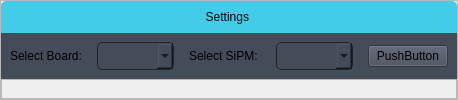
                              <widget class="QFrame" name="Setting_frame">
                               <property name="styleSheet">
                                <string notr="true">QComboBox{
	border-radius: 5px;
	border: 1px solid rgb(33, 37, 43);
	padding: 5px;
	padding-left: 10px;
	background-color: #444b59;
}
QComboBox:hover{
	border: 2px solid #3bb6cf;
}
QComboBox::drop-down {
	subcontrol-origin: padding;
	subcontrol-position: top right;
	width: 25px; 
	border-left-width: 3px;
	
	border-left-color: #3bb6cf;
	border-left-style: solid;
	border-top-right-radius: 3px;
	border-bottom-right-radius: 3px;	
	background-image: url(:/icons/icons/cil-chevron-double-down.png);
	background-position: center;
	background-repeat: no-reperat;
 }
QComboBox QAbstractItemView {
	color: #3bb6cf;
	background-color: #2f3542;
	padding: 10px;
}
QLineEdit {
border-radius:5px;
border: 2px solid #363c47;
padding-left: 10px;
padding-right: 10px;
color: #fff;
}
QLineEdit:focus {
border: 2px solid #39afc7;
background-color: #2f3542;
}
</string>
                               </property>
                               <property name="frameShape">
                                <enum>QFrame::StyledPanel</enum>
                               </property>
                               <property name="frameShadow">
                                <enum>QFrame::Raised</enum>
                               </property>
                               <layout class="QVBoxLayout" name="verticalLayout_27">
                                <property name="spacing">
                                 <number>0</number>
                                </property>
                                <property name="leftMargin">
                                 <number>0</number>
                                </property>
                                <property name="topMargin">
                                 <number>0</number>
                                </property>
                                <property name="rightMargin">
                                 <number>0</number>
                                </property>
                                <property name="bottomMargin">
                                 <number>0</number>
                                </property>
                                <item>
                                 <widget class="QFrame" name="Settings_label_frame">
                                  <property name="maximumSize">
                                   <size>
                                    <width>16777215</width>
                                    <height>50</height>
                                   </size>
                                  </property>
                                  <property name="styleSheet">
                                   <string notr="true">background-color: #42cce8;
border-top-left-radius:5px;
border-top-right-radius:5px;
</string>
                                  </property>
                                  <property name="frameShape">
                                   <enum>QFrame::NoFrame</enum>
                                  </property>
                                  <property name="frameShadow">
                                   <enum>QFrame::Raised</enum>
                                  </property>
                                  <layout class="QVBoxLayout" name="verticalLayout_26">
                                   <item>
                                    <widget class="QLabel" name="Settings_label">
                                     <property name="maximumSize">
                                      <size>
                                       <width>16777215</width>
                                       <height>50</height>
                                      </size>
                                     </property>
                                     <property name="styleSheet">
                                      <string notr="true"/>
                                     </property>
                                     <property name="text">
                                      <string>Settings </string>
                                     </property>
                                     <property name="alignment">
                                      <set>Qt::AlignCenter</set>
                                     </property>
                                    </widget>
                                   </item>
                                  </layout>
                                 </widget>
                                </item>
                                <item>
                                 <widget class="QFrame" name="Setting_choice_frame">
                                  <property name="maximumSize">
                                   <size>
                                    <width>16777215</width>
                                    <height>60</height>
                                   </size>
                                  </property>
                                  <property name="styleSheet">
                                   <string notr="true">background-color: rgb(68, 75, 89);</string>
                                  </property>
                                  <property name="frameShape">
                                   <enum>QFrame::NoFrame</enum>
                                  </property>
                                  <property name="frameShadow">
                                   <enum>QFrame::Raised</enum>
                                  </property>
                                  <layout class="QHBoxLayout" name="settings_choice_layout">
                                   <property name="spacing">
                                    <number>15</number>
                                   </property>
                                   <item>
                                    <widget class="QLabel" name="label_17">
                                     <property name="text">
                                      <string>Select Board:</string>
                                     </property>
                                    </widget>
                                   </item>
                                   <item>
                                    <widget class="QComboBox" name="board_combo">
                                     <property name="styleSheet">
                                      <string notr="true"/>
                                     </property>
                                    </widget>
                                   </item>
                                   <item>
                                    <widget class="QLabel" name="label_18">
                                     <property name="text">
                                      <string>Select SiPM: </string>
                                     </property>
                                    </widget>
                                   </item>
                                   <item>
                                    <widget class="QComboBox" name="simp_combo"/>
                                   </item>
                                   <item>
                                    <widget class="QPushButton" name="settings_button">
                                     <property name="styleSheet">
                                      <string notr="true">QPushButton:pressed{
	background-color: rgb(170, 255, 0);
}</string>
                                     </property>
                                     <property name="text">
                                      <string>PushButton</string>
                                     </property>
                                    </widget>
                                   </item>
                                  </layout>
                                 </widget>
                                </item>
                                <item>
                                 <widget class="QFrame" name="frame">
                                  <property name="frameShape">
                                   <enum>QFrame::StyledPanel</enum>
                                  </property>
                                  <property name="frameShadow">
                                   <enum>QFrame::Raised</enum>
                                  </property>
                                 </widget>
                                </item>
                                <item>
                                 <widget class="QFrame" name="Settings_progress_bar_frame">
                                  <property name="maximumSize">
                                   <size>
                                    <width>16777215</width>
                                    <height>0</height>
                                   </size>
                                  </property>
                                  <property name="styleSheet">
                                   <string notr="true">background-color: rgb(68, 75, 89);</string>
                                  </property>
                                  <property name="frameShape">
                                   <enum>QFrame::StyledPanel</enum>
                                  </property>
                                  <property name="frameShadow">
                                   <enum>QFrame::Raised</enum>
                                  </property>
                                  <layout class="QVBoxLayout" name="verticalLayout_38">
                                   <property name="leftMargin">
                                    <number>50</number>
                                   </property>
                                   <property name="topMargin">
                                    <number>5</number>
                                   </property>
                                   <property name="rightMargin">
                                    <number>50</number>
                                   </property>
                                   <property name="bottomMargin">
                                    <number>5</number>
                                   </property>
                                   <item>
                                    <widget class="QProgressBar" name="Settings_progess_bar">
                                     <property name="maximumSize">
                                      <size>
                                       <width>16777215</width>
                                       <height>21</height>
                                      </size>
                                     </property>
                                     <property name="styleSheet">
                                      <string notr="true">QProgressBar{
background-color:#748699;
color:#fff;
border-style:none;
border-radius:10px;
text-align:center;
}

QProgressBar::chunk{
	border-radius:10px;
	background-color: qlineargradient(spread:pad, x1:0.00564972, y1:0.943, x2:0.99435, y2:0.943, stop:0 rgba(33, 107, 118, 255), stop:1 rgba(73, 225, 255, 255));
}
</string>
                                     </property>
                                     <property name="value">
                                      <number>24</number>
                                     </property>
                                    </widget>
                                   </item>
                                  </layout>
                                 </widget>
                                </item>
                                <item>
                                 <widget class="QFrame" name="Settings_set_master_frame">
                                  <property name="maximumSize">
                                   <size>
                                    <width>16777215</width>
                                    <height>0</height>
                                   </size>
                                  </property>
                                  <property name="styleSheet">
                                   <string notr="true">background-color: rgb(68, 75, 89);
border-bottom-left-radius:5px;
border-bottom-right-radius:5px;</string>
                                  </property>
                                  <property name="frameShape">
                                   <enum>QFrame::NoFrame</enum>
                                  </property>
                                  <property name="frameShadow">
                                   <enum>QFrame::Raised</enum>
                                  </property>
                                  <layout class="QHBoxLayout" name="horizontalLayout_12">
                                   <property name="spacing">
                                    <number>20</number>
                                   </property>
                                   <property name="leftMargin">
                                    <number>9</number>
                                   </property>
                                   <property name="topMargin">
                                    <number>0</number>
                                   </property>
                                   <property name="rightMargin">
                                    <number>30</number>
                                   </property>
                                   <property name="bottomMargin">
                                    <number>0</number>
                                   </property>
                                   <item>
                                    <widget class="QLabel" name="label_19">
                                     <property name="text">
                                      <string>Set voltage at Master SiPM:</string>
                                     </property>
                                     <property name="alignment">
                                      <set>Qt::AlignLeading|Qt::AlignLeft|Qt::AlignVCenter</set>
                                     </property>
                                    </widget>
                                   </item>
                                   <item>
                                    <widget class="QLineEdit" name="settings_master_linedit">
                                     <property name="maximumSize">
                                      <size>
                                       <width>80</width>
                                       <height>16777215</height>
                                      </size>
                                     </property>
                                     <property name="styleSheet">
                                      <string notr="true"/>
                                     </property>
                                     <property name="alignment">
                                      <set>Qt::AlignCenter</set>
                                     </property>
                                     <property name="placeholderText">
                                      <string>eg. 58.5</string>
                                     </property>
                                    </widget>
                                   </item>
                                  </layout>
                                 </widget>
                                </item>
                                <item>
                                 <widget class="QFrame" name="Settings_set_both_master_slave_frame">
                                  <property name="maximumSize">
                                   <size>
                                    <width>16777215</width>
                                    <height>0</height>
                                   </size>
                                  </property>
                                  <property name="styleSheet">
                                   <string notr="true">background-color: rgb(68, 75, 89);
border-bottom-left-radius:5px;
border-bottom-right-radius:5px;</string>
                                  </property>
                                  <property name="frameShape">
                                   <enum>QFrame::StyledPanel</enum>
                                  </property>
                                  <property name="frameShadow">
                                   <enum>QFrame::Raised</enum>
                                  </property>
                                  <layout class="QHBoxLayout" name="horizontalLayout_14">
                                   <property name="spacing">
                                    <number>0</number>
                                   </property>
                                   <property name="topMargin">
                                    <number>0</number>
                                   </property>
                                   <property name="rightMargin">
                                    <number>30</number>
                                   </property>
                                   <property name="bottomMargin">
                                    <number>0</number>
                                   </property>
                                   <item>
                                    <widget class="QLabel" name="label_21">
                                     <property name="text">
                                      <string>Master voltage:     </string>
                                     </property>
                                     <property name="alignment">
                                      <set>Qt::AlignCenter</set>
                                     </property>
                                    </widget>
                                   </item>
                                   <item>
                                    <widget class="QLineEdit" name="settings_set_both_master_editline">
                                     <property name="maximumSize">
                                      <size>
                                       <width>80</width>
                                       <height>16777215</height>
                                      </size>
                                     </property>
                                     <property name="styleSheet">
                                      <string notr="true"/>
                                     </property>
                                     <property name="alignment">
                                      <set>Qt::AlignCenter</set>
                                     </property>
                                     <property name="placeholderText">
                                      <string>eg. 58.5</string>
                                     </property>
                                    </widget>
                                   </item>
                                   <item>
                                    <spacer name="horizontalSpacer">
                                     <property name="orientation">
                                      <enum>Qt::Horizontal</enum>
                                     </property>
                                     <property name="sizeHint" stdset="0">
                                      <size>
                                       <width>40</width>
                                       <height>20</height>
                                      </size>
                                     </property>
                                    </spacer>
                                   </item>
                                   <item>
                                    <widget class="QLabel" name="label_22">
                                     <property name="text">
                                      <string>Slave voltage:     </string>
                                     </property>
                                     <property name="alignment">
                                      <set>Qt::AlignCenter</set>
                                     </property>
                                    </widget>
                                   </item>
                                   <item>
                                    <widget class="QLineEdit" name="settings_set_both_slave_editline">
                                     <property name="maximumSize">
                                      <size>
                                       <width>80</width>
                                       <height>16777215</height>
                                      </size>
                                     </property>
                                     <property name="styleSheet">
                                      <string notr="true"/>
                                     </property>
                                     <property name="alignment">
                                      <set>Qt::AlignCenter</set>
                                     </property>
                                     <property name="placeholderText">
                                      <string>eg. 58.5</string>
                                     </property>
                                    </widget>
                                   </item>
                                  </layout>
                                 </widget>
                                </item>
                                <item>
                                 <widget class="QFrame" name="Settings_set_slave_frame">
                                  <property name="maximumSize">
                                   <size>
                                    <width>16777215</width>
                                    <height>0</height>
                                   </size>
                                  </property>
                                  <property name="styleSheet">
                                   <string notr="true">background-color: rgb(68, 75, 89);
border-bottom-left-radius:5px;
border-bottom-right-radius:5px;</string>
                                  </property>
                                  <property name="frameShape">
                                   <enum>QFrame::StyledPanel</enum>
                                  </property>
                                  <property name="frameShadow">
                                   <enum>QFrame::Raised</enum>
                                  </property>
                                  <layout class="QHBoxLayout" name="horizontalLayout_13">
                                   <property name="spacing">
                                    <number>20</number>
                                   </property>
                                   <property name="leftMargin">
                                    <number>9</number>
                                   </property>
                                   <property name="topMargin">
                                    <number>0</number>
                                   </property>
                                   <property name="rightMargin">
                                    <number>30</number>
                                   </property>
                                   <property name="bottomMargin">
                                    <number>0</number>
                                   </property>
                                   <item>
                                    <widget class="QLabel" name="label_20">
                                     <property name="text">
                                      <string>Set voltage at Slave SiPM:</string>
                                     </property>
                                     <property name="alignment">
                                      <set>Qt::AlignLeading|Qt::AlignLeft|Qt::AlignVCenter</set>
                                     </property>
                                    </widget>
                                   </item>
                                   <item>
                                    <widget class="QLineEdit" name="settings_slave_linedit">
                                     <property name="maximumSize">
                                      <size>
                                       <width>80</width>
                                       <height>16777215</height>
                                      </size>
                                     </property>
                                     <property name="styleSheet">
                                      <string notr="true"/>
                                     </property>
                                     <property name="alignment">
                                      <set>Qt::AlignCenter</set>
                                     </property>
                                     <property name="placeholderText">
                                      <string>eg. 58.5</string>
                                     </property>
                                    </widget>
                                   </item>
                                  </layout>
                                 </widget>
                                </item>
                               </layout>
                              </widget>
